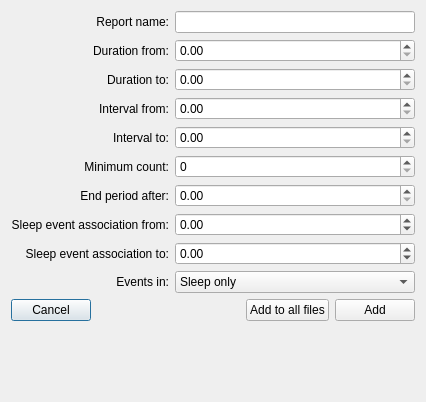
<?xml version="1.0" encoding="UTF-8"?>
<ui version="4.0">
 <class>ModifyCriteriaDialog</class>
 <widget class="QDialog" name="ModifyCriteriaDialog">
  <property name="geometry">
   <rect>
    <x>0</x>
    <y>0</y>
    <width>426</width>
    <height>402</height>
   </rect>
  </property>
  <property name="windowTitle">
   <string>Dialog</string>
  </property>
  <property name="styleSheet">
   <string>font: 12pt &quot;Roboto&quot;;</string>
  </property>
  <layout class="QVBoxLayout" name="verticalLayout">
   <item>
    <layout class="QGridLayout" name="gridLayout">
     <item row="2" column="0">
      <widget class="QLabel" name="label_2">
       <property name="text">
        <string>Duration to:</string>
       </property>
       <property name="alignment">
        <set>Qt::AlignmentFlag::AlignRight|Qt::AlignmentFlag::AlignTrailing|Qt::AlignmentFlag::AlignVCenter</set>
       </property>
      </widget>
     </item>
     <item row="10" column="0">
      <widget class="QLabel" name="label_9">
       <property name="text">
        <string>Events in:</string>
       </property>
       <property name="alignment">
        <set>Qt::AlignmentFlag::AlignRight|Qt::AlignmentFlag::AlignTrailing|Qt::AlignmentFlag::AlignVCenter</set>
       </property>
      </widget>
     </item>
     <item row="8" column="0">
      <widget class="QLabel" name="label_7">
       <property name="text">
        <string>Sleep event association from:</string>
       </property>
       <property name="alignment">
        <set>Qt::AlignmentFlag::AlignRight|Qt::AlignmentFlag::AlignTrailing|Qt::AlignmentFlag::AlignVCenter</set>
       </property>
      </widget>
     </item>
     <item row="4" column="0">
      <widget class="QLabel" name="label_4">
       <property name="text">
        <string>Interval to:</string>
       </property>
       <property name="alignment">
        <set>Qt::AlignmentFlag::AlignRight|Qt::AlignmentFlag::AlignTrailing|Qt::AlignmentFlag::AlignVCenter</set>
       </property>
      </widget>
     </item>
     <item row="0" column="1">
      <widget class="QLineEdit" name="report_name_lineedit"/>
     </item>
     <item row="2" column="1">
      <widget class="QDoubleSpinBox" name="duration_to_doublespinbox">
       <property name="specialValueText">
        <string/>
       </property>
      </widget>
     </item>
     <item row="0" column="0">
      <widget class="QLabel" name="label_11">
       <property name="text">
        <string>Report name:</string>
       </property>
       <property name="alignment">
        <set>Qt::AlignmentFlag::AlignRight|Qt::AlignmentFlag::AlignTrailing|Qt::AlignmentFlag::AlignVCenter</set>
       </property>
      </widget>
     </item>
     <item row="3" column="1">
      <widget class="QDoubleSpinBox" name="interval_from_doublespinbox"/>
     </item>
     <item row="7" column="0">
      <widget class="QLabel" name="label_6">
       <property name="text">
        <string>End period after:</string>
       </property>
       <property name="alignment">
        <set>Qt::AlignmentFlag::AlignRight|Qt::AlignmentFlag::AlignTrailing|Qt::AlignmentFlag::AlignVCenter</set>
       </property>
      </widget>
     </item>
     <item row="3" column="0">
      <widget class="QLabel" name="label_3">
       <property name="text">
        <string>Interval from:</string>
       </property>
       <property name="alignment">
        <set>Qt::AlignmentFlag::AlignRight|Qt::AlignmentFlag::AlignTrailing|Qt::AlignmentFlag::AlignVCenter</set>
       </property>
      </widget>
     </item>
     <item row="1" column="0">
      <widget class="QLabel" name="label">
       <property name="text">
        <string>Duration from:</string>
       </property>
       <property name="alignment">
        <set>Qt::AlignmentFlag::AlignRight|Qt::AlignmentFlag::AlignTrailing|Qt::AlignmentFlag::AlignVCenter</set>
       </property>
      </widget>
     </item>
     <item row="5" column="1">
      <widget class="QSpinBox" name="minimum_count_spinbox"/>
     </item>
     <item row="10" column="1">
      <widget class="QComboBox" name="events_in_combobox">
       <item>
        <property name="text">
         <string>Sleep only</string>
        </property>
       </item>
       <item>
        <property name="text">
         <string>Recording time</string>
        </property>
       </item>
       <item>
        <property name="text">
         <string>Awake in sleep period</string>
        </property>
       </item>
       <item>
        <property name="text">
         <string>Before sleep onset</string>
        </property>
       </item>
       <item>
        <property name="text">
         <string>EOG_Phasic</string>
        </property>
       </item>
       <item>
        <property name="text">
         <string>EOG_Tonic</string>
        </property>
       </item>
      </widget>
     </item>
     <item row="5" column="0">
      <widget class="QLabel" name="label_5">
       <property name="text">
        <string>Minimum count:</string>
       </property>
       <property name="alignment">
        <set>Qt::AlignmentFlag::AlignRight|Qt::AlignmentFlag::AlignTrailing|Qt::AlignmentFlag::AlignVCenter</set>
       </property>
      </widget>
     </item>
     <item row="4" column="1">
      <widget class="QDoubleSpinBox" name="interval_to_doublespinbox">
       <property name="specialValueText">
        <string/>
       </property>
      </widget>
     </item>
     <item row="7" column="1">
      <widget class="QDoubleSpinBox" name="end_period_after_doublespinbox"/>
     </item>
     <item row="1" column="1">
      <widget class="QDoubleSpinBox" name="duration_from_doublespinbox"/>
     </item>
     <item row="9" column="0">
      <widget class="QLabel" name="label_8">
       <property name="text">
        <string>Sleep event association to:</string>
       </property>
       <property name="alignment">
        <set>Qt::AlignmentFlag::AlignRight|Qt::AlignmentFlag::AlignTrailing|Qt::AlignmentFlag::AlignVCenter</set>
       </property>
      </widget>
     </item>
     <item row="9" column="1">
      <widget class="QDoubleSpinBox" name="se_to_doublespinbox">
       <property name="specialValueText">
        <string/>
       </property>
       <property name="minimum">
        <double>-99.000000000000000</double>
       </property>
      </widget>
     </item>
     <item row="8" column="1">
      <widget class="QDoubleSpinBox" name="se_from_doublespinbox">
       <property name="minimum">
        <double>-99.000000000000000</double>
       </property>
      </widget>
     </item>
    </layout>
   </item>
   <item>
    <layout class="QHBoxLayout" name="horizontalLayout">
     <item>
      <widget class="QPushButton" name="cancel_pushbutton">
       <property name="text">
        <string>Cancel</string>
       </property>
      </widget>
     </item>
     <item>
      <spacer name="horizontalSpacer">
       <property name="orientation">
        <enum>Qt::Orientation::Horizontal</enum>
       </property>
       <property name="sizeHint" stdset="0">
        <size>
         <width>40</width>
         <height>20</height>
        </size>
       </property>
      </spacer>
     </item>
     <item>
      <widget class="QPushButton" name="ok_to_all_pushbutton">
       <property name="text">
        <string>Add to all files</string>
       </property>
      </widget>
     </item>
     <item>
      <widget class="QPushButton" name="ok_pushbutton">
       <property name="text">
        <string>Add</string>
       </property>
      </widget>
     </item>
    </layout>
   </item>
   <item>
    <spacer name="verticalSpacer">
     <property name="orientation">
      <enum>Qt::Orientation::Vertical</enum>
     </property>
     <property name="sizeHint" stdset="0">
      <size>
       <width>20</width>
       <height>40</height>
      </size>
     </property>
    </spacer>
   </item>
  </layout>
 </widget>
 <resources>
  <include location="../../../../../snooz-toolbox/src/main/python/ui/themes/themes.qrc"/>
 </resources>
 <connections>
  <connection>
   <sender>ok_pushbutton</sender>
   <signal>clicked()</signal>
   <receiver>ModifyCriteriaDialog</receiver>
   <slot>on_ok()</slot>
   <hints>
    <hint type="sourcelabel">
     <x>349</x>
     <y>313</y>
    </hint>
    <hint type="destinationlabel">
     <x>199</x>
     <y>170</y>
    </hint>
   </hints>
  </connection>
  <connection>
   <sender>cancel_pushbutton</sender>
   <signal>clicked()</signal>
   <receiver>ModifyCriteriaDialog</receiver>
   <slot>on_cancel()</slot>
   <hints>
    <hint type="sourcelabel">
     <x>49</x>
     <y>313</y>
    </hint>
    <hint type="destinationlabel">
     <x>199</x>
     <y>170</y>
    </hint>
   </hints>
  </connection>
  <connection>
   <sender>ok_to_all_pushbutton</sender>
   <signal>clicked()</signal>
   <receiver>ModifyCriteriaDialog</receiver>
   <slot>on_ok_to_all()</slot>
   <hints>
    <hint type="sourcelabel">
     <x>256</x>
     <y>350</y>
    </hint>
    <hint type="destinationlabel">
     <x>199</x>
     <y>193</y>
    </hint>
   </hints>
  </connection>
 </connections>
 <slots>
  <slot>on_ok()</slot>
  <slot>on_cancel()</slot>
  <slot>on_ok_to_all()</slot>
 </slots>
</ui>
